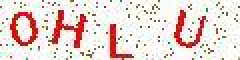
#> input picture verification_code_recognition/images/0HLU.jpg, 120 x 30 px (shown 2 times larger); its folder holds only this picture in this run
$ python image_processing.py
#> lines starting #> are read from the running program, lines starting #| are printed output that depends on the picture; after the words box and inside, x2 and y2 are one past the last pixel; in counts of white or black regions, pixels touching at a corner belong together
import os
import cv2
import numpy
import pymysql


def read_images(path):
	"""
	从文件中读取图像
	:return: 图像列表
	"""
	root_path = path
	file_list = os.listdir(root_path)  # 列出文件夹下所有的目录与文件
	image_list = []
	for i in range(0, len(file_list)):
		path = os.path.join(root_path, file_list[i])
		if os.path.isfile(path):
			name = path.replace("./images\\", "").replace("./test_images\\", "").replace(".jpg", "")
			image = cv2.imread(path)
			image_list.append([name, image])

	return image_list


def gray_scale(image_list):
	"""
	图像灰度化
	:param image_list: 图像列表
	:return: 灰度化之后的图像列表
	"""
	gray_image_list = []
	for image in image_list:
		gray_image = cv2.cvtColor(image[1], cv2.COLOR_BGR2GRAY)
		gray_image_list.append([image[0], gray_image])

	return gray_image_list


def binarization(image_list):
	"""
	图像二值化
	:param image_list: 图像列表
	:return: 二值化之后的图像列表
	"""
	binarization_image_list = []
	for image in image_list:
		# 大律法，全局自适应阈值 参数0可改为任意数字但不起作用
		ret, binarization_image = cv2.threshold(image[1], 0, 255, cv2.THRESH_BINARY | cv2.THRESH_OTSU)
		binarization_image_list.append([image[0], binarization_image])

	return binarization_image_list


def noise_processing(image_list, threshold, times):
	"""
	噪点处理
	:param image_list: 图像列表
	:param threshold: 阈值 代表一个点周围n个点颜色与之不同则更改该点的颜色
	:param times: 算法调用的次数
	:return: 去除噪点后的图像列表
	"""
	for i in range(times):
		image_list = remove_noise(image_list, threshold)

	return image_list


def remove_noise(image_list, threshold):
	"""
	去除图像噪点
	:param image_list: 图像列表
	:param threshold: 阈值 代表一个点周围n个点颜色与之不同则更改该点的颜色
	:return: 去除噪点后的图像列表
	"""
	for n_image in image_list:
		image = n_image[1]
		i_height = image.shape[0]
		i_width = image.shape[1]

		# 横向边框设定
		for i in range(i_width):
			image[0, i] = 255
			image[i_height - 1, i] = 255

		# 纵向边框设定
		for i in range(i_height):
			image[i, 0] = 255
			image[i, i_width - 1] = 255

		# 判定每一个像素
		for i in range(1, i_height - 1):
			for j in range(1, i_width - 1):
				i_value = image[i, j]

				# 去除黑点周围噪点
				if i_value == 0:
					i_count = 0
					for m in range(i - 1, i + 2):
						for n in range(j - 1, j + 2):
							if image[m, n] == 255:
								i_count = i_count + 1
					if i_count >= threshold:
						image[i, j] = 255
				else:
					i_count = 0
					for m in range(i - 1, i + 2):
						for n in range(j - 1, j + 2):
							if image[m, n] == 0:
								i_count = i_count + 1
					if i_count >= threshold:
						image[i, j] = 0
	return image_list


# 黑点的个数，通过与一个阈值的比较，确定是噪点还是字母
num = 0


def fill_color(image_list):
	"""
	向字母中填充颜色
	:param image_list: 图像列表
	:return: 颜色填充完毕的图像列表
	"""
	global num

	# 此处设置f_image_list是为了保存正确的四个字母的验证码，由于下方代码使用的是foreach，故不能在原list中使用remove，所以采用了添加到新list的方法
	f_image_list = []

	for n_image in image_list:
		image = n_image[1]
		i_height = image.shape[0]
		i_width = image.shape[1]

		# 待填充颜色
		color = 0
		colors = [0, 0, 0, 0]
		result_num = 0

		# 对向量黑点进行填充数字 这里需要从左到右扫描
		for j in range(i_width):
			for i in range(i_height):
				if image[i, j] == 0:
					num = 0
					color += 1
					overflow_filling(image, i, j, color)

					# 过滤噪点的颜色填充
					if num > 20 and result_num < 4:
						colors[result_num] = color
						result_num += 1

		n_image.append(colors)

		# 过滤掉未识别出4个字母的图片
		if colors[3] != 0:
			f_image_list.append(n_image)

	return f_image_list


def overflow_filling(image, x, y, color):
	"""
	对方块及其四周进行递归漫水填充
	:param image: 图像
	:param x: 当前像素横坐标
	:param y: 当前像素纵坐标
	:param color: 待填充颜色
	:return:
	"""
	global num
	if image[x, y] == 0:
		image[x, y] = color
		num += 1

		# 递归调用对四周方块进行填充
		overflow_filling(image, x - 1, y, color)
		overflow_filling(image, x + 1, y, color)
		overflow_filling(image, x, y - 1, color)
		overflow_filling(image, x, y + 1, color)


# [4 lines of commented-out code are left out]


def divide_characters(image_list):
	"""
	分隔字符
	:param image_list: 图像列表
	:return: 单个字符组成的[名字，矩阵]列表
	"""
	d_list = []

	for n_image in image_list:
		image = n_image[1]
		i_height = image.shape[0]
		i_width = image.shape[1]

		c_num = 0
		# 对每一种颜色的字符进行提取
		for color in n_image[2]:
			left = i_width
			right = 0
			up = i_height
			down = 0

			# 找出该字符的边界
			for i in range(i_height):
				for j in range(i_width):
					if image[i, j] == color:
						if j < left:
							left = j

						if j > right:
							right = j

						if i < up:
							up = i

						if i > down:
							down = i

			width = right - left + 1
			height = down - up + 1

			p_image = numpy.zeros([height, width])
			p_image.fill(255)

			# 分离出字符
			for i in range(height):
				for j in range(width):
					if image[i + up, j + left] == color:
						p_image[i, j] = 0

			# [7 lines of commented-out code are left out]
			end_image = [n_image[0][c_num], p_image]
			c_num += 1

			d_list.append(end_image)

	return d_list


def rotate_character(image_list):
	"""
	旋转字符
	:param image_list: 字符列表
	:return: 旋转完毕后的字符列表
	"""
	r_list = []
	for n_image in image_list:
		image = n_image[1]
		i_height = image.shape[0]
		i_width = image.shape[1]

		# 这里需要对图片进行一个转化为数对的处理 方便接下来调用minAreaRect函数
		r_image = numpy.array([0, 0])
		for i in range(i_height):
			for j in range(i_width):
				if image[i, j] == 0:
					point = numpy.array([i, j])
					r_image = numpy.vstack((r_image, point))
		r_image = r_image[1:]

		# 最小外接矩形
		rect_image = cv2.minAreaRect(r_image)

		# 矩形的四个顶点
		box = cv2.boxPoints(rect_image)
		box = numpy.int0(box)

		# 旋转角度
		angle = cv2.minAreaRect(r_image)[2]
		if angle > 45:
			angle = 135 - angle
		elif angle < -45:
			angle = angle + 90

		center = (i_width // 2, i_height // 2)

		# 获得图像绕着某一点的旋转矩阵
		matrix = cv2.getRotationMatrix2D(center, -angle, 1.0)

		# 进行仿射变换
		rotated = cv2.warpAffine(image, matrix, (i_width, i_height), flags=cv2.INTER_CUBIC,
								 borderMode=cv2.BORDER_REPLICATE)

		# 统一缩放图像到16*16
		f_image = cv2.resize(rotated, (16, 16), interpolation=cv2.INTER_LANCZOS4)

		# 将变换完成后的图像进行二值化
		for i in range(f_image.shape[0]):
			for j in range(f_image.shape[1]):
				if f_image[i, j] > 180:
					f_image[i, j] = 255
				else:
					f_image[i, j] = 0

		# [4 lines of commented-out code are left out]

		r_list.append([n_image[0], f_image])

	return r_list


def eigenvalue_extraction(image_list):
	"""
	对字符图片进行特征值提取，划分为16个区域并计算每一个区域内的像素个数
	:param image_list: 图像列表
	:return: 字母的特征值列表
	"""
	e_list = []
	for n_image in image_list:
		image = n_image[1]
		i_height = image.shape[0]
		i_width = image.shape[1]

		n_list = [0] * 16
		for i in range(i_height):
			for j in range(i_width):
				index = int(i / 4) * 4 + int(j / 4)
				if image[i, j] == 0:
					n_list[index] += 1

		e_list.append([n_image[0], n_list])

	return e_list


def save_data_to_database(data_list):
	"""
	将特征列表存入数据库
	:param data_list: 数据列表
	:return:
	"""
	db = pymysql.connect("localhost", "root", "root", "verification_code")
	cursor = db.cursor()

	truncate_sql = "TRUNCATE TABLE character_data"
	cursor.execute(truncate_sql)

	for data in data_list:
		sql = """
		INSERT INTO character_data VALUES ('%s', '%s', '%s', '%s', '%s', '%s', '%s', '%s', '%s', '%s', '%s', '%s', '%s', '%s', '%s', '%s', '%s')
		""" % (
			data[0], data[1][0], data[1][1], data[1][2], data[1][3], data[1][4], data[1][5], data[1][6], data[1][7],
			data[1][8], data[1][9], data[1][10], data[1][11], data[1][12], data[1][13], data[1][14], data[1][15])

		cursor.execute(sql)

	try:
		db.commit()
	except:
		db.rollback()


def image_processing():
	"""
	图像处理
	:return:
	"""
	# 读取验证码列表
	img_list = read_images('./images')
#> in read_images, image is the input picture: shape (30, 120, 3); mean B, G, R 210.5, 215.1, 232.5
#> img_list = 1 item

	# 图像灰度化
	g_img_list = gray_scale(img_list)
#> the loop in gray_scale, `for image in image_list:` made 1 pass
#> pass 1, in gray_scale, `gray_image = cv2.cvtColor(image[1], cv2.COLOR_BGR2GRAY)`:
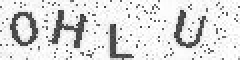
#> gray_image: shape (30, 120) (shown 2 times larger); min 40, max 255, mean 219.8
#> g_img_list = 1 item

	# 图像二值化
	b_img_list = binarization(g_img_list)
#> the loop in binarization, `for image in image_list:` made 1 pass
#> ret on pass 1: 146
#> pass 1, in binarization, `ret, binarization_image = cv2.threshold(image[1], 0, 255, cv2.THRESH_B..`:
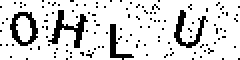
#> binarization_image: shape (30, 120) (shown 2 times larger); 84.5% white; black in thin lines or dots
#> b_img_list = 1 item

	# 图像去除噪点
	n_img_list = noise_processing(b_img_list, 7, 2)
#> n_img_list = 1 item

	# 填充图像字母
	f_img_list = fill_color(n_img_list)
#> the loop in fill_color, `for n_image in image_list:` made 1 pass
#> (i_height, i_width) on pass 1: (30, 120)
#> pass 1, in fill_color, `image = n_image[1]`:
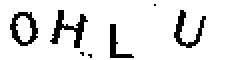
#> image: shape (30, 120) (shown 2 times larger); 88.9% white; black in thin lines or dots, all inside (x1, y1, x2, y2) = (5, 2, 103, 29)
#> after the loop in fill_color, `for n_image in image_list:`: image: shape (30, 120); 11.11% of pixels changed, all inside (x1, y1, x2, y2) = (5, 2, 103, 29)
#> f_img_list = 1 item

	# 分离各个字符
	character_list = divide_characters(f_img_list)
#> the loop in divide_characters, `for n_image in image_list:` made 1 pass
#> (i_height, i_width) on pass 1: (30, 120)
#> after the loop in divide_characters, `for n_image in image_list:`: d_list = 4 items
#> character_list = 4 items

	# 旋转字符
	r_character_list = rotate_character(character_list)
#> the loop in rotate_character, `for n_image in image_list:` made 4 passes
#> (i_height, i_width, rect_image, box, angle, center, matrix) on passes 1 to 4: (17, 14, ((7.88, 6.47), (12.61, 16.49), -75.96), [[14, 14], [-1, 10], [1, -1], [17, 2]], 14.04, (7, 8), [[0.97, -0.243, 2.15], [0.243, 0.97, -1.46]]), (19, 19, ((9.19, 9.22), (17.39, 14.82), -14.93), [[2, 18], [-1, 4], [15, 0], [19, 14]], -14.93, (9, 9), [[0.966, 0.258, -2.02], [-0.258, 0.966, 2.62]]), (17, 12, ((8, 5.5), (11, 16), -90), [[16, 11], [0, 11], [0, 0], [16, 0]], 0, (6, 8), [[1, 0, 0], [0, 1, 0]]), (19, 16, ((9.5, 7), (16.98, 12.85), -14.04), [[2, 15], [0, 2], [16, -1], [19, 11]], -14.04, (8, 9), [[0.97, 0.243, -1.94], [-0.243, 0.97, 2.21]])
#> r_character_list = 4 items

	# 特征值提取
	e_character_list = eigenvalue_extraction(r_character_list)
#> the loop in eigenvalue_extraction, `for n_image in image_list:` made 4 passes
#> e_character_list = 4 items

	# 存入数据库
	save_data_to_database(e_character_list)
#> (the call stopped at in save_data_to_database, `db = pymysql.connect("localhost", "root", "root", "verification_code")`: pymysql is not available in this run)


if __name__ == '__main__':
	image_processing()

$ run again, on verification_code_recognition/images/2xbG.jpg
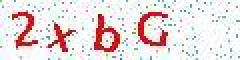
#> input picture verification_code_recognition/images/2xbG.jpg, 120 x 30 px (shown 2 times larger)
#> in read_images, image is the input picture: shape (30, 120, 3); mean B, G, R 220, 220.1, 232.9
#> img_list = 1 item
#> the loop in gray_scale, `for image in image_list:` made 1 pass
#> the loop in binarization, `for image in image_list:` made 1 pass
#> ret on pass 1: 171
#> pass 1, in binarization, `ret, binarization_image = cv2.threshold(image[1], 0, 255, cv2.THRESH_B..`:
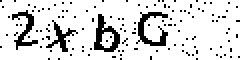
#> binarization_image: shape (30, 120) (shown 2 times larger); 85.4% white; black in thin lines or dots
#> the loop in fill_color, `for n_image in image_list:` made 1 pass
#> (i_height, i_width) on pass 1: (30, 120)
#> pass 1, in fill_color, `image = n_image[1]`:
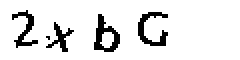
#> image: shape (30, 120) (shown 2 times larger); 89.8% white; black in thin lines or dots, all inside (x1, y1, x2, y2) = (6, 5, 84, 26)
#> the loop in divide_characters, `for n_image in image_list:` made 1 pass
#> (i_height, i_width) on pass 1: (30, 120)
#> after the loop in divide_characters, `for n_image in image_list:`: d_list = 4 items
#> the loop in rotate_character, `for n_image in image_list:` made 4 passes
#> (i_height, i_width, rect_image, box, angle, center, matrix) on passes 1 to 3: (19, 13, ((8.92, 5.49), (10.85, 17.1), -80.54), [[16, 12], [0, 9], [1, -1], [18, 1]], 9.46, (6, 9), [[0.986, -0.164, 1.56], [0.164, 0.986, -0.864]]), (15, 14, ((7.6, 6.8), (12.65, 10.12), -18.43), [[3, 13], [0, 3], [12, 0], [15, 9]], -18.43, (7, 7), [[0.949, 0.316, -1.85], [-0.316, 0.949, 2.57]]), (19, 13, ((9.38, 6.66), (17.54, 11.88), -8.13), [[1, 13], [0, 2], [17, 0], [18, 11]], -8.13, (6, 9), [[0.99, 0.141, -1.21], [-0.141, 0.99, 0.939]])
#> the loop in eigenvalue_extraction, `for n_image in image_list:` made 4 passes

$ run again, on verification_code_recognition/images/3JwG.jpg
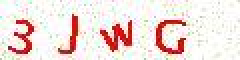
#> input picture verification_code_recognition/images/3JwG.jpg, 120 x 30 px (shown 2 times larger)
#> in read_images, image is the input picture: shape (30, 120, 3); mean B, G, R 219, 223.2, 239.6
#> img_list = 1 item
#> the loop in gray_scale, `for image in image_list:` made 1 pass
#> pass 1, in gray_scale, `gray_image = cv2.cvtColor(image[1], cv2.COLOR_BGR2GRAY)`:
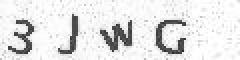
#> gray_image: shape (30, 120) (shown 2 times larger); min 40, max 255, mean 227.6
#> the loop in binarization, `for image in image_list:` made 1 pass
#> ret on pass 1: 116
#> pass 1, in binarization, `ret, binarization_image = cv2.threshold(image[1], 0, 255, cv2.THRESH_B..`:
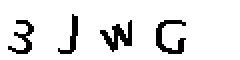
#> binarization_image: shape (30, 120) (shown 2 times larger); 89.8% white; black in thin lines or dots, all inside (x1, y1, x2, y2) = (4, 7, 93, 27)
#> the loop in fill_color, `for n_image in image_list:` made 1 pass
#> (i_height, i_width) on pass 1: (30, 120)
#> the loop in divide_characters, `for n_image in image_list:` made 1 pass
#> (i_height, i_width) on pass 1: (30, 120)
#> after the loop in divide_characters, `for n_image in image_list:`: d_list = 4 items
#> the loop in rotate_character, `for n_image in image_list:` made 4 passes
#> (i_height, i_width, rect_image, box, angle, center, matrix) on passes 1 to 3: (17, 13, ((8.19, 7.13), (16.76, 10.81), -17.1), [[1, 14], [-1, 4], [14, 0], [17, 9]], -17.1, (6, 8), [[0.956, 0.294, -2.09], [-0.294, 0.956, 2.12]]), (20, 10, ((10.59, 6.64), (19.85, 7.4), -22.38), [[2, 13], [0, 7], [18, 0], [21, 6]], -22.38, (5, 10), [[0.925, 0.381, -3.43], [-0.381, 0.925, 2.66]]), (16, 16, ((7.8, 9.1), (16.13, 11.7), -71.57), [[10, 18], [0, 14], [4, 0], [15, 3]], 18.43, (8, 8), [[0.949, -0.316, 2.94], [0.316, 0.949, -2.12]])
#> the loop in eigenvalue_extraction, `for n_image in image_list:` made 4 passes

$ run again, on verification_code_recognition/images/3Udu.jpg
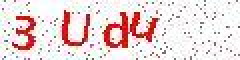
#> input picture verification_code_recognition/images/3Udu.jpg, 120 x 30 px (shown 2 times larger)
#> in read_images, image is the input picture: shape (30, 120, 3); mean B, G, R 217, 216.8, 234.7
#> img_list = 1 item
#> the loop in gray_scale, `for image in image_list:` made 1 pass
#> the loop in binarization, `for image in image_list:` made 1 pass
#> ret on pass 1: 157
#> pass 1, in binarization, `ret, binarization_image = cv2.threshold(image[1], 0, 255, cv2.THRESH_B..`:
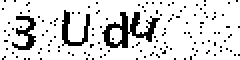
#> binarization_image: shape (30, 120) (shown 2 times larger); 85.1% white; black in thin lines or dots
#> the loop in fill_color, `for n_image in image_list:` made 1 pass
#> (i_height, i_width) on pass 1: (30, 120)
#> pass 1, in fill_color, `image = n_image[1]`:
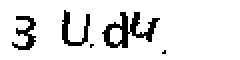
#> image: shape (30, 120) (shown 2 times larger); 89.3% white; black in thin lines or dots, all inside (x1, y1, x2, y2) = (6, 5, 83, 27)
#> the loop in divide_characters, `for n_image in image_list:` made 1 pass
#> (i_height, i_width) on pass 1: (30, 120)
#> after the loop in divide_characters, `for n_image in image_list:`: d_list = 4 items
#> the loop in rotate_character, `for n_image in image_list:` made 4 passes
#> (i_height, i_width, rect_image, box, angle, center, matrix) on passes 1 to 2: (17, 12, ((8, 5.5), (11, 16), -90), [[16, 11], [0, 11], [0, 0], [16, 0]], 0, (6, 8), [[1, 0, 0], [0, 1, 0]]), (18, 14, ((9.02, 6.12), (16.62, 13.15), -7.13), [[1, 13], [0, 0], [16, -1], [18, 11]], -7.13, (7, 9), [[0.992, 0.124, -1.06], [-0.124, 0.992, 0.938]])
#> the loop in eigenvalue_extraction, `for n_image in image_list:` made 4 passes

$ run again, on verification_code_recognition/images/0wYz.jpg
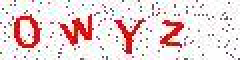
#> input picture verification_code_recognition/images/0wYz.jpg, 120 x 30 px (shown 2 times larger)
#> in read_images, image is the input picture: shape (30, 120, 3); mean B, G, R 216.6, 215.6, 233.6
#> img_list = 1 item
#> the loop in gray_scale, `for image in image_list:` made 1 pass
#> the loop in binarization, `for image in image_list:` made 1 pass
#> ret on pass 1: 126
#> pass 1, in binarization, `ret, binarization_image = cv2.threshold(image[1], 0, 255, cv2.THRESH_B..`:
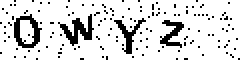
#> binarization_image: shape (30, 120) (shown 2 times larger); 85.1% white; black in thin lines or dots
#> the loop in fill_color, `for n_image in image_list:` made 1 pass
#> (i_height, i_width) on pass 1: (30, 120)
#> pass 1, in fill_color, `image = n_image[1]`:
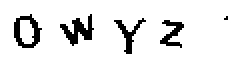
#> image: shape (30, 120) (shown 2 times larger); 89.5% white; black in thin lines or dots, all inside (x1, y1, x2, y2) = (7, 7, 114, 27)
#> the loop in divide_characters, `for n_image in image_list:` made 1 pass
#> (i_height, i_width) on pass 1: (30, 120)
#> after the loop in divide_characters, `for n_image in image_list:`: d_list = 4 items
#> the loop in rotate_character, `for n_image in image_list:` made 4 passes
#> (i_height, i_width, rect_image, box, angle, center, matrix) on passes 1 to 2: (17, 14, ((8, 6.5), (13, 16), -90), [[16, 13], [0, 13], [0, 0], [16, 0]], 0, (7, 8), [[1, 0, 0], [0, 1, 0]]), (16, 17, ((7.8, 9.1), (16.13, 11.7), -71.57), [[10, 18], [0, 14], [4, 0], [15, 3]], 18.43, (8, 8), [[0.949, -0.316, 2.94], [0.316, 0.949, -2.12]])
#> the loop in eigenvalue_extraction, `for n_image in image_list:` made 4 passes
